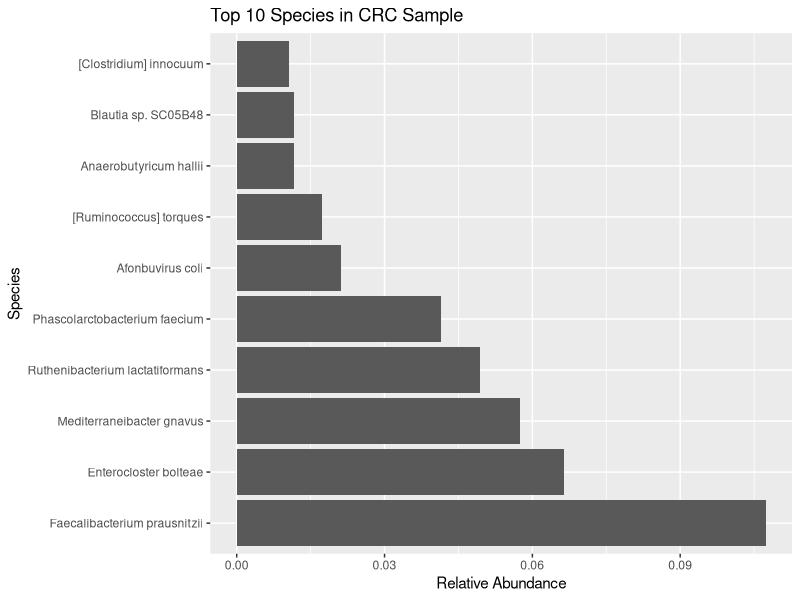
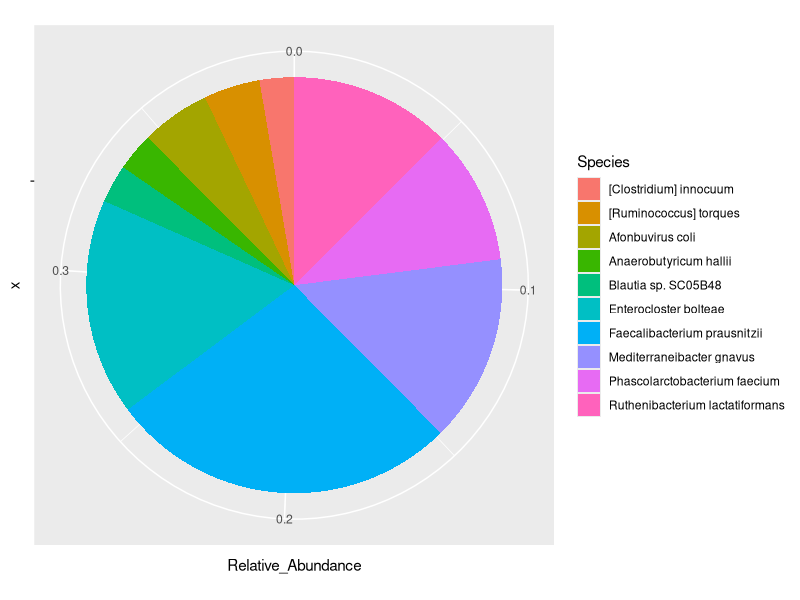

Write the R code that produced these figures, in order. (Note: a time limit stopped this script after it produced the figures.)
## ---- chunk 1
library(tidyverse)

# Read Kraken2 report
kraken_data <- read_tsv("kraken2_report.txt", col_names = FALSE, comment = "#")

# Assign column names
colnames(kraken_data) <- c("Percent", "Clade_Reads", "Taxon_Reads", "Rank", "TaxID", "Name")

# Filter for species level (Rank S)
species_data <- kraken_data %>%
  filter(Rank == "S") %>%
  mutate(
    Species = str_trim(Name),
    Relative_Abundance = Percent / 100
  ) %>%
  select(Species, Relative_Abundance)

# Save cleaned species table
write_csv(species_data, "species_abundance_cleaned.csv")



## ---- chunk 2
top_species <- species_data %>%
  arrange(desc(Relative_Abundance)) %>%
  slice(1:10)

ggplot(top_species, aes(x = reorder(Species, -Relative_Abundance), y = Relative_Abundance)) +
  geom_bar(stat = "identity") +
  coord_flip() +
  labs(title = "Top 10 Species in CRC Sample", x = "Species", y = "Relative Abundance")


## ---- chunk 3
library(ggplot2)
top10 <- species_data %>% top_n(10, Relative_Abundance)
ggplot(top10, aes(x = "", y = Relative_Abundance, fill = Species)) +
  geom_bar(stat = "identity", width = 1) +
  coord_polar(theta = "y")



## ---- chunk 4
library(tidyverse)

# Load the Kraken2 report file (replace with your filename if needed)
df <- read_tsv("kraken2_report.txt", col_names = FALSE)
colnames(df) <- c("Percent", "Clade_Reads", "Taxon_Reads", "Rank", "TaxID", "Name")

# Extract species-level rows (Rank == "S")
species_data <- df %>%
  filter(Rank == "S") %>%
  mutate(Species = str_trim(Name),
         Abundance = Percent / 100) %>%
  select(Species, Abundance)

## Step 1: Simulate species data for 5 samples
set.seed(42)
sim_data <- map_dfc(1:5, ~ round(species_data$Abundance * runif(nrow(species_data), 0.8, 1.2), 4))
colnames(sim_data) <- paste0("Sample", 1:5)
sim_data <- bind_cols(Species = species_data$Species, sim_data)

# Step 2: Pivot longer then wider to format for ML
otu_long <- sim_data %>%
  pivot_longer(-Species, names_to = "SampleID", values_to = "Abundance") %>%
  pivot_wider(names_from = Species, values_from = Abundance)

# Step 3: Fix column names (species names) for formula use
colnames(otu_long) <- make.names(colnames(otu_long), unique = TRUE)

# Step 4: Add mock metadata
metadata <- tibble(
  SampleID = paste0("Sample", 1:5),
  Group = c("CRC", "CRC", "Healthy", "Healthy", "CRC")
)

# Step 5: Join metadata with abundance table
ml_data <- left_join(metadata, otu_long, by = "SampleID") %>%
  mutate(Group = as.factor(Group))

# Step 6: Prepare clean ML matrix
train_clean <- ml_data %>%
  select(-SampleID) %>%
  mutate(across(where(is.character), ~ as.numeric(.)))

# Step 7: Run the Random Forest model
library(randomForest)
set.seed(123)
rf_model <- randomForest(Group ~ ., data = train_clean, importance = TRUE)

# Step 8: Get top 10 features
importance_df <- importance(rf_model) %>%
  as.data.frame() %>%
  rownames_to_column("Species") %>%
  arrange(desc(MeanDecreaseGini)) %>%
  slice(1:10)

# Step 9: Plot feature importance
library(ggplot2)
ggplot(importance_df, aes(x = reorder(Species, MeanDecreaseGini), y = MeanDecreaseGini)) +
  geom_bar(stat = "identity", fill = "steelblue") +
  coord_flip() +
  labs(title = "Top 10 Microbial Biomarkers (Simulated)", x = "Species", y = "Importance")

## ---- chunk 5
head(species_data)
nrow(species_data)
